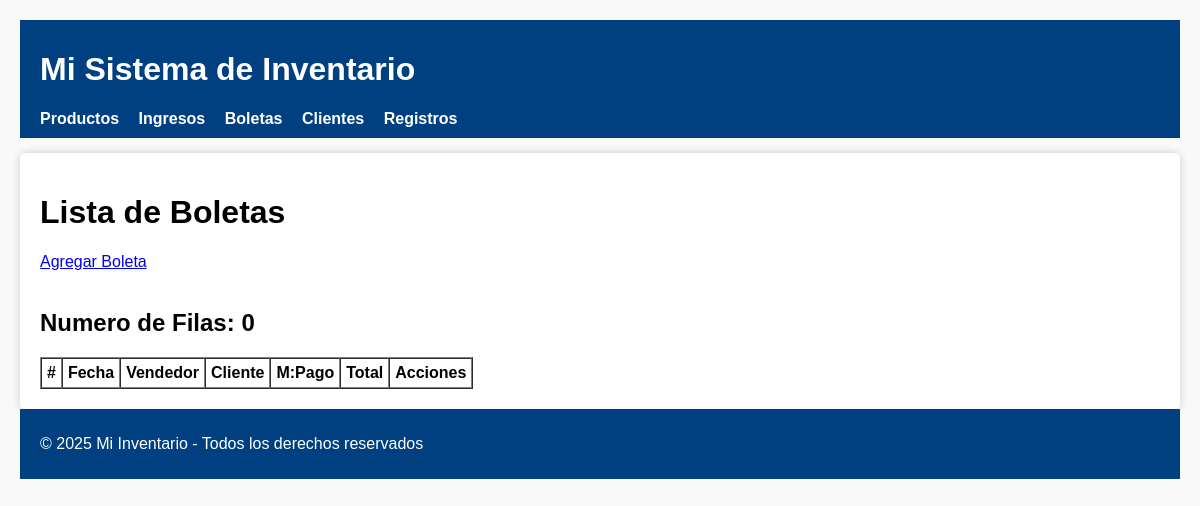
The page /?controller=boleta&action=index on the database as committed earlier.
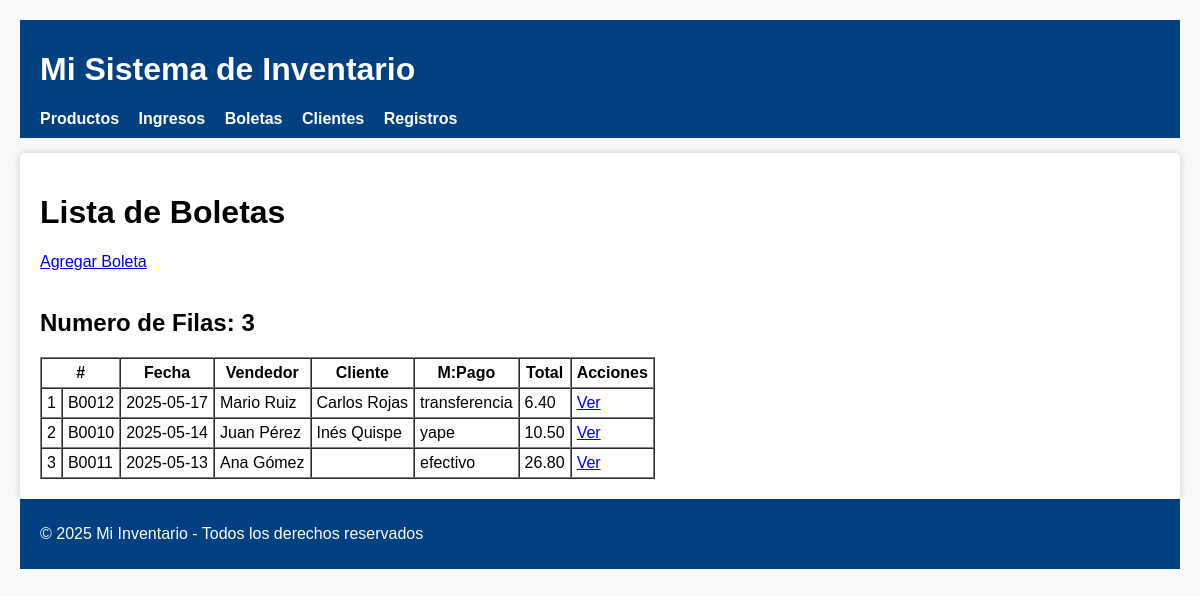
The same page on the database as committed later.
### tables this page shows
CREATE TABLE boletas (
    id INT AUTO_INCREMENT PRIMARY KEY,
    numero_boleta VARCHAR(20) NOT NULL,
    fecha DATE NOT NULL,
    hora TIME NOT NULL,
    vendedor VARCHAR(100) NOT NULL,
    cliente_id INT,
    tipo_pago ENUM('efectivo', 'transferencia', 'yape') NOT NULL,
    total DECIMAL(10,2) NOT NULL,
    pagado BOOLEAN DEFAULT TRUE,
    FOREIGN KEY (cliente_id) REFERENCES clientes(id) ON DELETE SET NULL
);

CREATE TABLE clientes (
    id INT AUTO_INCREMENT PRIMARY KEY,
    nombre VARCHAR(100) NOT NULL,
    telefono VARCHAR(20),
    direccion TEXT
);

### controllers/BoletaController.php (called while the page is built, shortened)
<?php
require_once BASE_PATH . '\models\Boleta.php';
class BoletaController
{
    private $boleta;
    public function __construct()
    {
        $database = new Database();
        $this->db = $database->conectar();
        $this->boleta = new Boleta($this->db);
    }
    public function index()
    {
        $boletas = $this->boleta->getAll();
        require BASE_PATH . '\views\boletas\index.php';
        $content = ob_get_clean();
        require BASE_PATH . '\views\layout.php';
    }
}

### config/database.php (called while the page is built, shortened)
<?php
class Database
{
    private $host = "localhost";
    private $db_name = "inventario_app";
    private $username = "root";
    private $password = "";
    public function conectar()
    {
        $this->conn = null;
        try {
            $this->conn = new PDO("mysql:host={$this->host};dbname={$this->db_name};charset=utf8mb4", $this->username, $this->password);
            $this->conn->setAttribute(PDO::ATTR_ERRMODE, PDO::ERRMODE_EXCEPTION);
        } catch (PDOException $exception) {
            echo "Error de conexión: " . $exception->getMessage();
        }
        return $this->conn;
    }
}

### models/Boleta.php (called while the page is built, shortened)
<?php
require_once BASE_PATH . '/models/BaseModel.php';
class boleta extends BaseModel
{
    public function getAll()
    {
        $query = "SELECT b.id, b.numero_boleta, b.fecha, b.vendedor, c.nombre AS `cliente`, b.tipo_pago, b.total FROM `boletas` b LEFT JOIN `clientes` c ON b.cliente_id = c.id ORDER BY b.fecha DESC";
        return $this->fetchAllQuery($query);
    }
}

### models/BaseModel.php (called while the page is built, shortened)
<?php class BaseModel
{
    public $db;
    public function __construct($db)
    {
        $this->db = $db;
    }
    protected function fetchAllQuery(string $sql, array $params = []): array
    {
        $stmt = $this->db->prepare($sql);
        $stmt->execute($params);
        return $stmt->fetchAll(PDO::FETCH_ASSOC);
    }
}

### views/boletas/index.php (the view, shortened to what this page needs)
<div>
    <h1>Lista de Boletas</h1>
    <a href='?controller=boleta&action=create'>Agregar Boleta</a>
</div><br>
<div>
    <h2>Numero de Filas: <?= count($boletas) ?></h2>
</div>
<table border='1' cellpadding='5' cellspacing='0'>
    <tr>
        <th colspan="2">#</th>
        <th>Fecha</th>
        <th>Vendedor</th>
        <th>Cliente</th>
        <th>M:Pago</th>
        <th>Total</th>
        <th>Acciones</th>
    </tr>
    <?php
    $c = 1;
    foreach ($boletas as $bol): ?>
        <tr>
            <td><?= htmlspecialchars($c++) ?></td>
            <td><?= htmlspecialchars($bol['numero_boleta']) ?></td>
            <td><?= htmlspecialchars($bol['fecha']) ?></td>
            <td><?= htmlspecialchars($bol['vendedor']) ?></td>
            <td><?= htmlspecialchars($bol['cliente']) ?></td>
            <td><?= htmlspecialchars($bol['tipo_pago']) ?></td>
            <td><?= htmlspecialchars($bol['total']) ?></td>
            <td>
                <a href="?controller=boleta&action=show&id=<?= $bol['id'] ?>">Ver</a>
            </td>
        </tr>
    <?php endforeach; ?>
</table>

### public/index.php (shortened to what this page needs)
<?php
require_once BASE_PATH . '..\config\database.php';
$controller = $_GET['controller'] ?? 'producto';
$action = $_GET['action'] ?? 'index';
$controllerFile = "../controllers/" . ucfirst($controller) . "Controller.php";
if (file_exists($controllerFile)) {
    $controllerClass = ucfirst($controller) . "Controller";
    if (class_exists($controllerClass)) {
        $controlador = new $controllerClass();
        if (method_exists($controlador, $action)) {
            $controlador->$action();
        } else {
            echo "Acción '$action' no encontrada.";
        }
    } else {
        echo "Controlador '$controllerClass' no encontrado.";
    }
} else {
    echo "Archivo de controlador '$controllerFile' no existe.";
}

### views/layout.php (shortened to what this page needs)
<!DOCTYPE html>
<html lang="es">
<head>
</head>
<body>
    <header>
        <h1>Mi Sistema de Inventario</h1>
        <nav>
            <a href="?controller=producto&action=index">Productos</a>
            <a href="?controller=ingreso&action=index">Ingresos</a>
            <a href="?controller=boleta&action=index">Boletas</a>
            <a href="?controller=cliente&action=index">Clientes</a>
            <a href="?controller=logs&action=index">Registros</a>
        </nav>
    </header>
    <main>
        <?php
        if (isset($content)) {
            echo $content;
        }
        ?>
    </main>
    <footer>
        <p>&copy; 2025 Mi Inventario - Todos los derechos reservados</p>
    </footer>
</body>
</html>

### views/layout.php (style rules this page uses)
body { font-family: Arial, sans-serif; margin: 20px; background-color: #f9f9f9; }
header, footer { background-color: #004080; color: white; padding: 10px 20px; }
nav a { color: white; margin-right: 15px; text-decoration: none; font-weight: bold; }
main { background: white; padding: 20px; margin-top: 15px; border-radius: 5px; box-shadow: 0 0 8px #ccc; }

Rows that differ between the two databases and show on the page:
added boletas: numero_boleta "B0012", fecha "2025-05-17", vendedor "Mario Ruiz", cliente.nombre "Carlos Rojas", tipo_pago "transferencia", total "6.40"
added boletas: numero_boleta "B0010", fecha "2025-05-14", vendedor "Juan Pérez", cliente.nombre "Inés Quispe", tipo_pago "yape", total "10.50"
added boletas: numero_boleta "B0011", fecha "2025-05-13", vendedor "Ana Gómez", tipo_pago "efectivo", total "26.80"
Other text that changed with them:
count($boletas): "0" → "3"
